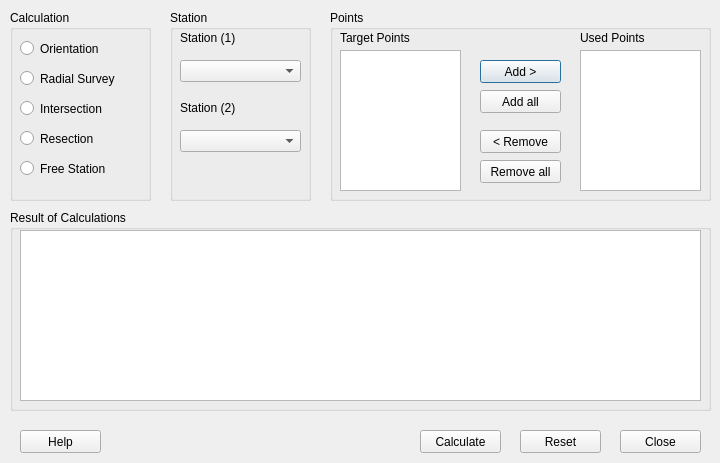
<?xml version="1.0" encoding="UTF-8"?>
<ui version="4.0">
 <class>SimpleCalcDialog</class>
 <widget class="QDialog" name="SimpleCalcDialog">
  <property name="geometry">
   <rect>
    <x>0</x>
    <y>0</y>
    <width>720</width>
    <height>463</height>
   </rect>
  </property>
  <property name="sizePolicy">
   <sizepolicy hsizetype="Fixed" vsizetype="Fixed">
    <horstretch>0</horstretch>
    <verstretch>0</verstretch>
   </sizepolicy>
  </property>
  <property name="minimumSize">
   <size>
    <width>720</width>
    <height>463</height>
   </size>
  </property>
  <property name="maximumSize">
   <size>
    <width>720</width>
    <height>463</height>
   </size>
  </property>
  <property name="windowTitle">
   <string>Simple Point Calculations</string>
  </property>
  <widget class="QGroupBox" name="RadioGroup">
   <property name="geometry">
    <rect>
     <x>10</x>
     <y>10</y>
     <width>141</width>
     <height>191</height>
    </rect>
   </property>
   <property name="sizePolicy">
    <sizepolicy hsizetype="Fixed" vsizetype="Fixed">
     <horstretch>0</horstretch>
     <verstretch>0</verstretch>
    </sizepolicy>
   </property>
   <property name="title">
    <string>Calculation</string>
   </property>
   <property name="flat">
    <bool>false</bool>
   </property>
   <property name="checkable">
    <bool>false</bool>
   </property>
   <widget class="QRadioButton" name="OrientRadio">
    <property name="geometry">
     <rect>
      <x>10</x>
      <y>30</y>
      <width>151</width>
      <height>17</height>
     </rect>
    </property>
    <property name="sizePolicy">
     <sizepolicy hsizetype="Fixed" vsizetype="Fixed">
      <horstretch>0</horstretch>
      <verstretch>0</verstretch>
     </sizepolicy>
    </property>
    <property name="toolTip">
     <string>Calculate orientation angle  on stations</string>
    </property>
    <property name="text">
     <string>Orientation</string>
    </property>
    <attribute name="buttonGroup">
     <string notr="true">radioButtonGroup</string>
    </attribute>
   </widget>
   <widget class="QRadioButton" name="RadialRadio">
    <property name="geometry">
     <rect>
      <x>10</x>
      <y>60</y>
      <width>161</width>
      <height>17</height>
     </rect>
    </property>
    <property name="sizePolicy">
     <sizepolicy hsizetype="Fixed" vsizetype="Fixed">
      <horstretch>0</horstretch>
      <verstretch>0</verstretch>
     </sizepolicy>
    </property>
    <property name="text">
     <string>Radial Survey</string>
    </property>
    <attribute name="buttonGroup">
     <string notr="true">radioButtonGroup</string>
    </attribute>
   </widget>
   <widget class="QRadioButton" name="IntersectRadio">
    <property name="geometry">
     <rect>
      <x>10</x>
      <y>90</y>
      <width>151</width>
      <height>17</height>
     </rect>
    </property>
    <property name="sizePolicy">
     <sizepolicy hsizetype="Fixed" vsizetype="Fixed">
      <horstretch>0</horstretch>
      <verstretch>0</verstretch>
     </sizepolicy>
    </property>
    <property name="text">
     <string>Intersection</string>
    </property>
    <attribute name="buttonGroup">
     <string notr="true">radioButtonGroup</string>
    </attribute>
   </widget>
   <widget class="QRadioButton" name="ResectionRadio">
    <property name="geometry">
     <rect>
      <x>10</x>
      <y>120</y>
      <width>141</width>
      <height>17</height>
     </rect>
    </property>
    <property name="sizePolicy">
     <sizepolicy hsizetype="Fixed" vsizetype="Fixed">
      <horstretch>0</horstretch>
      <verstretch>0</verstretch>
     </sizepolicy>
    </property>
    <property name="text">
     <string>Resection</string>
    </property>
    <attribute name="buttonGroup">
     <string notr="true">radioButtonGroup</string>
    </attribute>
   </widget>
   <widget class="QRadioButton" name="FreeRadio">
    <property name="geometry">
     <rect>
      <x>10</x>
      <y>150</y>
      <width>141</width>
      <height>17</height>
     </rect>
    </property>
    <property name="sizePolicy">
     <sizepolicy hsizetype="Fixed" vsizetype="Fixed">
      <horstretch>0</horstretch>
      <verstretch>0</verstretch>
     </sizepolicy>
    </property>
    <property name="text">
     <string>Free Station</string>
    </property>
    <attribute name="buttonGroup">
     <string notr="true">radioButtonGroup</string>
    </attribute>
   </widget>
  </widget>
  <widget class="QGroupBox" name="PointsGroup">
   <property name="geometry">
    <rect>
     <x>330</x>
     <y>10</y>
     <width>381</width>
     <height>191</height>
    </rect>
   </property>
   <property name="sizePolicy">
    <sizepolicy hsizetype="Fixed" vsizetype="Fixed">
     <horstretch>0</horstretch>
     <verstretch>0</verstretch>
    </sizepolicy>
   </property>
   <property name="title">
    <string>Points</string>
   </property>
   <widget class="QPushButton" name="AddButton">
    <property name="geometry">
     <rect>
      <x>150</x>
      <y>50</y>
      <width>81</width>
      <height>23</height>
     </rect>
    </property>
    <property name="sizePolicy">
     <sizepolicy hsizetype="Fixed" vsizetype="Fixed">
      <horstretch>0</horstretch>
      <verstretch>0</verstretch>
     </sizepolicy>
    </property>
    <property name="text">
     <string>Add &gt;</string>
    </property>
   </widget>
   <widget class="QPushButton" name="AddAllButton">
    <property name="geometry">
     <rect>
      <x>150</x>
      <y>80</y>
      <width>81</width>
      <height>23</height>
     </rect>
    </property>
    <property name="sizePolicy">
     <sizepolicy hsizetype="Fixed" vsizetype="Fixed">
      <horstretch>0</horstretch>
      <verstretch>0</verstretch>
     </sizepolicy>
    </property>
    <property name="text">
     <string>Add all</string>
    </property>
   </widget>
   <widget class="QPushButton" name="RemoveButton">
    <property name="geometry">
     <rect>
      <x>150</x>
      <y>120</y>
      <width>81</width>
      <height>23</height>
     </rect>
    </property>
    <property name="sizePolicy">
     <sizepolicy hsizetype="Fixed" vsizetype="Fixed">
      <horstretch>0</horstretch>
      <verstretch>0</verstretch>
     </sizepolicy>
    </property>
    <property name="text">
     <string>&lt; Remove</string>
    </property>
   </widget>
   <widget class="QPushButton" name="RemoveAllButton">
    <property name="geometry">
     <rect>
      <x>150</x>
      <y>150</y>
      <width>81</width>
      <height>23</height>
     </rect>
    </property>
    <property name="sizePolicy">
     <sizepolicy hsizetype="Fixed" vsizetype="Fixed">
      <horstretch>0</horstretch>
      <verstretch>0</verstretch>
     </sizepolicy>
    </property>
    <property name="text">
     <string>Remove all</string>
    </property>
   </widget>
   <widget class="QLabel" name="TargetPointsLabel">
    <property name="geometry">
     <rect>
      <x>10</x>
      <y>20</y>
      <width>121</width>
      <height>16</height>
     </rect>
    </property>
    <property name="sizePolicy">
     <sizepolicy hsizetype="Fixed" vsizetype="Fixed">
      <horstretch>0</horstretch>
      <verstretch>0</verstretch>
     </sizepolicy>
    </property>
    <property name="text">
     <string>Target Points</string>
    </property>
   </widget>
   <widget class="QLabel" name="UsedPointsLabel">
    <property name="geometry">
     <rect>
      <x>250</x>
      <y>20</y>
      <width>121</width>
      <height>16</height>
     </rect>
    </property>
    <property name="sizePolicy">
     <sizepolicy hsizetype="Fixed" vsizetype="Fixed">
      <horstretch>0</horstretch>
      <verstretch>0</verstretch>
     </sizepolicy>
    </property>
    <property name="text">
     <string>Used Points</string>
    </property>
   </widget>
   <widget class="QListWidget" name="SourceList">
    <property name="geometry">
     <rect>
      <x>10</x>
      <y>40</y>
      <width>121</width>
      <height>141</height>
     </rect>
    </property>
    <property name="sizePolicy">
     <sizepolicy hsizetype="Fixed" vsizetype="Fixed">
      <horstretch>0</horstretch>
      <verstretch>0</verstretch>
     </sizepolicy>
    </property>
    <property name="selectionMode">
     <enum>QAbstractItemView::ExtendedSelection</enum>
    </property>
   </widget>
   <widget class="QListWidget" name="TargetList">
    <property name="geometry">
     <rect>
      <x>250</x>
      <y>40</y>
      <width>121</width>
      <height>141</height>
     </rect>
    </property>
    <property name="sizePolicy">
     <sizepolicy hsizetype="Fixed" vsizetype="Fixed">
      <horstretch>0</horstretch>
      <verstretch>0</verstretch>
     </sizepolicy>
    </property>
    <property name="selectionMode">
     <enum>QAbstractItemView::ExtendedSelection</enum>
    </property>
   </widget>
  </widget>
  <widget class="QGroupBox" name="ResultGroup">
   <property name="geometry">
    <rect>
     <x>10</x>
     <y>210</y>
     <width>701</width>
     <height>201</height>
    </rect>
   </property>
   <property name="sizePolicy">
    <sizepolicy hsizetype="Fixed" vsizetype="Fixed">
     <horstretch>0</horstretch>
     <verstretch>0</verstretch>
    </sizepolicy>
   </property>
   <property name="title">
    <string>Result of Calculations</string>
   </property>
   <widget class="QTextBrowser" name="ResultTextBrowser">
    <property name="geometry">
     <rect>
      <x>10</x>
      <y>20</y>
      <width>681</width>
      <height>171</height>
     </rect>
    </property>
   </widget>
  </widget>
  <widget class="QGroupBox" name="StationGroup">
   <property name="geometry">
    <rect>
     <x>170</x>
     <y>10</y>
     <width>141</width>
     <height>191</height>
    </rect>
   </property>
   <property name="sizePolicy">
    <sizepolicy hsizetype="Fixed" vsizetype="Fixed">
     <horstretch>0</horstretch>
     <verstretch>0</verstretch>
    </sizepolicy>
   </property>
   <property name="title">
    <string>Station</string>
   </property>
   <widget class="QComboBox" name="Station1Combo">
    <property name="geometry">
     <rect>
      <x>10</x>
      <y>50</y>
      <width>121</width>
      <height>22</height>
     </rect>
    </property>
    <property name="sizePolicy">
     <sizepolicy hsizetype="Fixed" vsizetype="Fixed">
      <horstretch>0</horstretch>
      <verstretch>0</verstretch>
     </sizepolicy>
    </property>
   </widget>
   <widget class="QLabel" name="Station1Label">
    <property name="geometry">
     <rect>
      <x>10</x>
      <y>20</y>
      <width>121</width>
      <height>16</height>
     </rect>
    </property>
    <property name="sizePolicy">
     <sizepolicy hsizetype="Fixed" vsizetype="Fixed">
      <horstretch>0</horstretch>
      <verstretch>0</verstretch>
     </sizepolicy>
    </property>
    <property name="text">
     <string>Station (1)</string>
    </property>
   </widget>
   <widget class="QLabel" name="Station2Label">
    <property name="geometry">
     <rect>
      <x>10</x>
      <y>90</y>
      <width>111</width>
      <height>16</height>
     </rect>
    </property>
    <property name="sizePolicy">
     <sizepolicy hsizetype="Fixed" vsizetype="Fixed">
      <horstretch>0</horstretch>
      <verstretch>0</verstretch>
     </sizepolicy>
    </property>
    <property name="text">
     <string>Station (2)</string>
    </property>
   </widget>
   <widget class="QComboBox" name="Station2Combo">
    <property name="geometry">
     <rect>
      <x>10</x>
      <y>120</y>
      <width>121</width>
      <height>22</height>
     </rect>
    </property>
    <property name="sizePolicy">
     <sizepolicy hsizetype="Fixed" vsizetype="Fixed">
      <horstretch>0</horstretch>
      <verstretch>0</verstretch>
     </sizepolicy>
    </property>
   </widget>
  </widget>
  <widget class="QPushButton" name="CalcButton">
   <property name="geometry">
    <rect>
     <x>420</x>
     <y>430</y>
     <width>81</width>
     <height>23</height>
    </rect>
   </property>
   <property name="sizePolicy">
    <sizepolicy hsizetype="Fixed" vsizetype="Fixed">
     <horstretch>0</horstretch>
     <verstretch>0</verstretch>
    </sizepolicy>
   </property>
   <property name="text">
    <string>Calculate</string>
   </property>
  </widget>
  <widget class="QPushButton" name="HelpButton">
   <property name="geometry">
    <rect>
     <x>20</x>
     <y>430</y>
     <width>81</width>
     <height>23</height>
    </rect>
   </property>
   <property name="sizePolicy">
    <sizepolicy hsizetype="Fixed" vsizetype="Fixed">
     <horstretch>0</horstretch>
     <verstretch>0</verstretch>
    </sizepolicy>
   </property>
   <property name="text">
    <string>Help</string>
   </property>
  </widget>
  <widget class="QPushButton" name="ResetButton">
   <property name="geometry">
    <rect>
     <x>520</x>
     <y>430</y>
     <width>81</width>
     <height>23</height>
    </rect>
   </property>
   <property name="sizePolicy">
    <sizepolicy hsizetype="Fixed" vsizetype="Fixed">
     <horstretch>0</horstretch>
     <verstretch>0</verstretch>
    </sizepolicy>
   </property>
   <property name="text">
    <string>Reset</string>
   </property>
  </widget>
  <widget class="QPushButton" name="CloseButton">
   <property name="geometry">
    <rect>
     <x>620</x>
     <y>430</y>
     <width>81</width>
     <height>23</height>
    </rect>
   </property>
   <property name="sizePolicy">
    <sizepolicy hsizetype="Fixed" vsizetype="Fixed">
     <horstretch>0</horstretch>
     <verstretch>0</verstretch>
    </sizepolicy>
   </property>
   <property name="text">
    <string>Close</string>
   </property>
  </widget>
 </widget>
 <tabstops>
  <tabstop>OrientRadio</tabstop>
  <tabstop>RadialRadio</tabstop>
  <tabstop>IntersectRadio</tabstop>
  <tabstop>ResectionRadio</tabstop>
  <tabstop>FreeRadio</tabstop>
  <tabstop>Station1Combo</tabstop>
  <tabstop>Station2Combo</tabstop>
  <tabstop>AddButton</tabstop>
  <tabstop>AddAllButton</tabstop>
  <tabstop>RemoveButton</tabstop>
  <tabstop>RemoveAllButton</tabstop>
  <tabstop>HelpButton</tabstop>
  <tabstop>CalcButton</tabstop>
  <tabstop>ResetButton</tabstop>
  <tabstop>CloseButton</tabstop>
 </tabstops>
 <resources/>
 <connections/>
 <buttongroups>
  <buttongroup name="radioButtonGroup"/>
 </buttongroups>
</ui>
